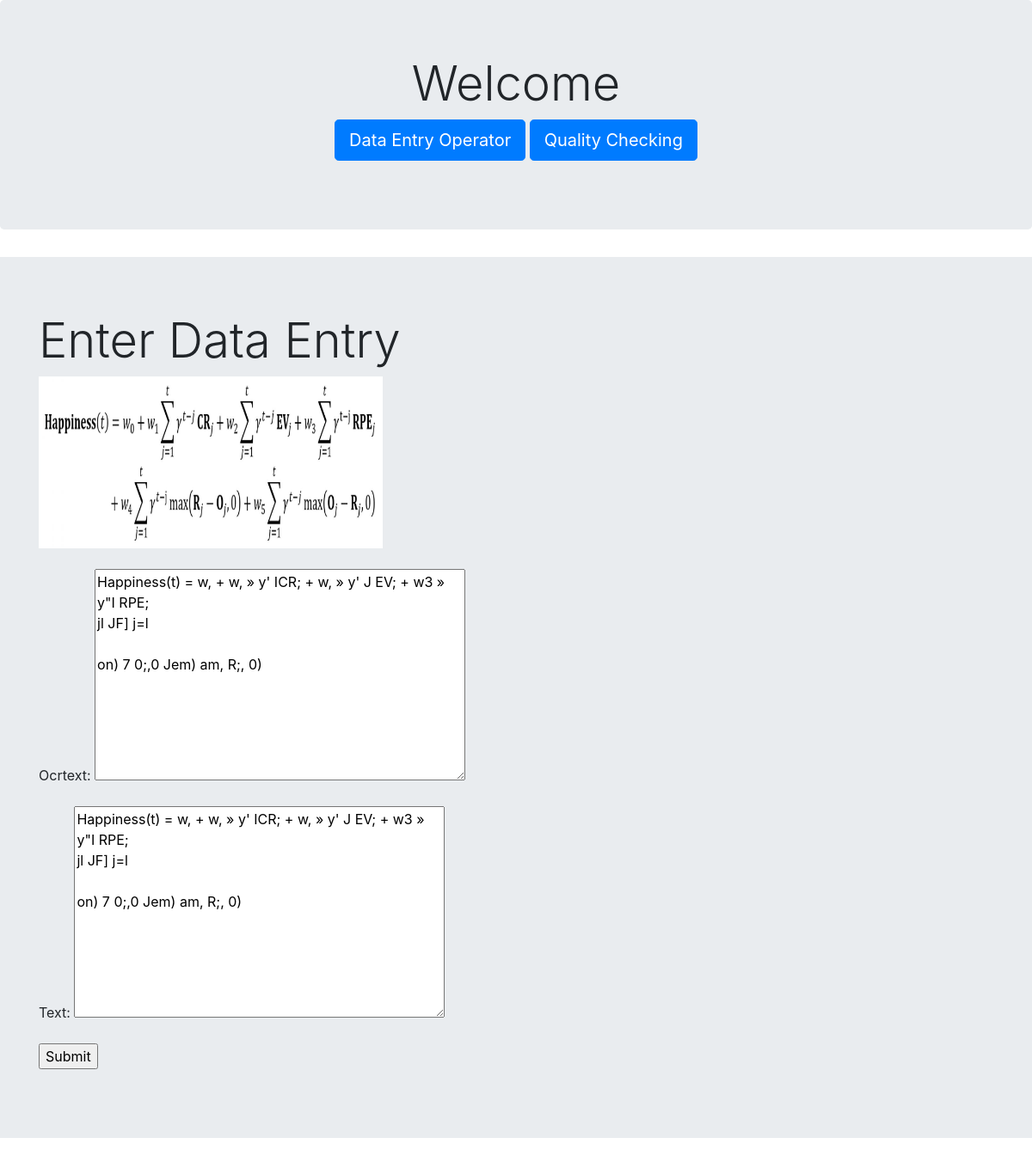
The page /deo/15 on the database its author committed.
### exams/models.py (models this page shows, shortened)
class Ques(models.Model):
    title=models.CharField(max_length=70 ,blank=True)
    img = models.ImageField(upload_to='images')
    text=models.TextField(max_length=250 ,blank=True)
    ocrtext=models.TextField(max_length=250 ,blank=True)
    post_date = models.DateField(auto_now_add=True)
    status = models.BooleanField(default=True, verbose_name="Approve")

### exams/views.py (the view)
# urls.py: path('deo/<int:pk>', views.deoUpdate.as_view(), name='update'),
class deoUpdate(UpdateView):
    model = Ques
    fields = ['ocrtext','text',]
    success_url = '/deo'
    queryset = Ques.objects.filter(status=True)
    template_name= 'exams/update_form.html'

### exams/templates/exams/update_form.html (shortened to what this page needs)
{% extends "exams/index.html" %}
{% block main %}
<div class="jumbotron jumbotron-fluid">
        <div class="container">
          <h1 class="display-4">Enter Data Entry</h1>
          <form method="post">{% csrf_token %}
              <img src="{{ object.img.url }}" alt="{{ object.img.url }}" width="400" height="200">
              <br>
              <br>
              {{ form.as_p }}
              <input type="submit" value="Submit">
          </form>
              </div>
      </div>
{% endblock %}

### rows shown on the page
Ques: img (picture), ocrtext "Happiness(t) = w, + w, » y' ICR; + w, » y' J EV; + w3 » y\"I RPE; jl JF] j=l on) 7 0;,0 Jem) am, R;, 0)", text "Happiness(t) = w, + w, » y' ICR; + w, » y' J EV; + w3 » y\"I RPE; jl JF] j=l on) 7 0;,0 Jem) am, R;, 0)"
